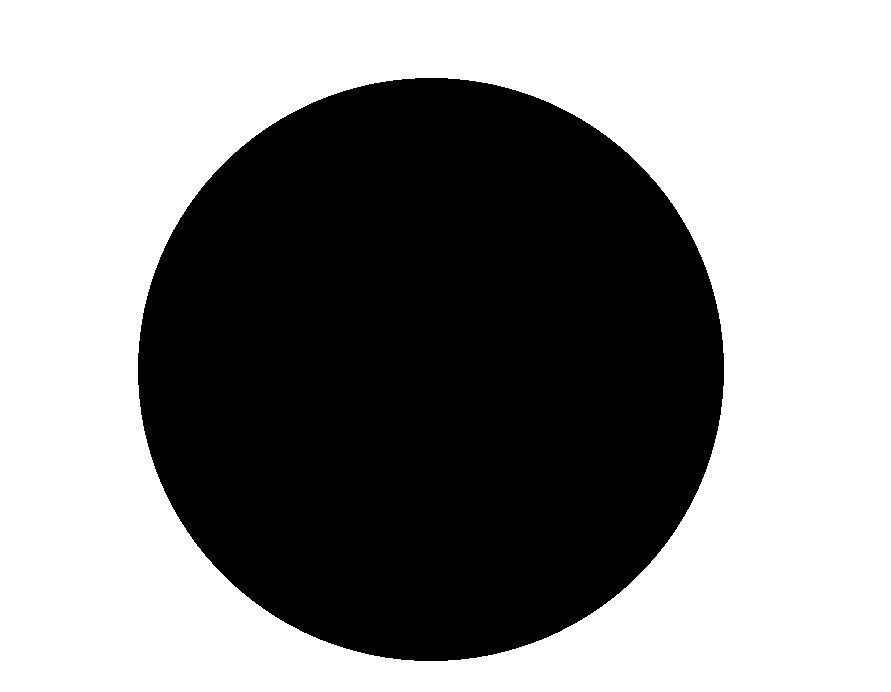
#> input picture Ejercicios en clase/Clase 9 22 10 24 Circulos y elipses/prueba.png, 891 x 692 px
$ python 'circulos final.py'
#> lines starting #> are read from the running program, lines starting #| are printed output that depends on the picture; after the words box and inside, x2 and y2 are one past the last pixel; in counts of white or black regions, pixels touching at a corner belong together; long printed decimals are rounded
import cv2
import numpy as np
from sklearn.linear_model import RANSACRegressor

def detectar_lineas_conectadas(bordes_restantes):
    # Crear una copia para ir eliminando líneas una por una
    bordes_temp = np.copy(bordes_restantes)
    lineas_detectadas = []

    # Dimensiones de la imagen
    rows, cols = bordes_temp.shape

    # Función para seguir una línea conectada usando una búsqueda en profundidad (DFS)
    def seguir_linea(x, y):
        stack = [(x, y)]
        linea_actual = np.zeros_like(bordes_temp)  # Imagen para la línea actual
        while stack:
            cx, cy = stack.pop()
            if 0 <= cx < cols and 0 <= cy < rows and bordes_temp[cy, cx] == 255:
                # Marcar el píxel en la imagen de la línea actual y en bordes_temp
                linea_actual[cy, cx] = 255
                bordes_temp[cy, cx] = 0
                # Agregar píxeles vecinos (4 direcciones) a la pila
                for dx, dy in [(-1, 0), (1, 0), (0, -1), (0, 1)]:
                    nx, ny = cx + dx, cy + dy
                    stack.append((nx, ny))
        return linea_actual

    # Recorrer la imagen para encontrar cada línea
    for y in range(rows):
        for x in range(cols):
            if bordes_temp[y, x] == 255:
                linea_actual = seguir_linea(x, y)
                lineas_detectadas.append(linea_actual)

    return lineas_detectadas

def verificar_centro_candidato(linea_detectada, centro_x, centro_y):
    # Dimensiones de la imagen
    rows, cols = linea_detectada.shape

    # Definir las 8 direcciones de los píxeles
    direcciones = [
        (-1, 0), (1, 0), (0, -1), (0, 1),
        (-1, -1), (-1, 1), (1, -1), (1, 1)
    ]

    # Contador de líneas que tocan un borde
    contador_lineas_que_toquen_borde = 0

    # Crear una copia de la imagen para dibujar las líneas de prueba
    imagen_lineas = linea_detectada.copy()

    # Verificar cada dirección y dibujar las líneas de prueba
    for dx, dy in direcciones:
        end_x, end_y = centro_x, centro_y

        # Extender la línea en la dirección actual hasta encontrar un borde o salir de la imagen
        while 0 <= end_x + dx < cols and 0 <= end_y + dy < rows:
            end_x += dx
            end_y += dy
            if linea_detectada[end_y, end_x] == 255:  # Si encontramos un borde
                contador_lineas_que_toquen_borde += 1
                break

    # Comprobar si al menos 3 líneas tocan un borde
    return contador_lineas_que_toquen_borde >= 3

def encontrar_centro_con_rango_de_busqueda(linea_detectada, intervalo=10, rango=20):
    acumulador = np.zeros_like(linea_detectada, dtype=np.int32)
    rows, cols = linea_detectada.shape

    # Definir las 8 direcciones de los píxeles
    direcciones = [
        (-1, 0), (1, 0), (0, -1), (0, 1),
        (-1, -1), (-1, 1), (1, -1), (1, 1)
    ]

    contador_pixeles = 0

    for y in range(rows):
        for x in range(cols):
            if linea_detectada[y, x] == 255:
                contador_pixeles += 1
                if contador_pixeles % intervalo == 0:
                    longitudes_lineas = []
                    puntos_finales = []

                    for dx, dy in direcciones:
                        end_x, end_y = x, y
                        longitud = 0
                        while 0 <= end_x + dx < cols and 0 <= end_y + dy < rows:
                            end_x += dx
                            end_y += dy
                            longitud += 1
                            if linea_detectada[end_y, end_x] == 255:
                                break

                        longitudes_lineas.append(longitud)
                        puntos_finales.append((end_x, end_y))

                    max_longitud_idx = np.argmax(longitudes_lineas)
                    end_x, end_y = puntos_finales[max_longitud_idx]

                    mid_x = (x + end_x) // 2
                    mid_y = (y + end_y) // 2

                    acumulador[mid_y, mid_x] += 1

    contador_vecindario = np.zeros_like(acumulador)
    for y in range(rango, rows - rango):
        for x in range(rango, cols - rango):
            ventana = acumulador[y - rango:y + rango + 1, x - rango:x + rango + 1]
            contador_vecindario[y, x] = np.sum(ventana)

    centro_y, centro_x = np.unravel_index(np.argmax(contador_vecindario), contador_vecindario.shape)
    max_votos = contador_vecindario[centro_y, centro_x]

    # Crear una copia para la imagen de prueba de verificación
    if verificar_centro_candidato(linea_detectada, centro_x, centro_y):
        max_distancia = 0
        for dx, dy in direcciones:
            end_x, end_y = centro_x, centro_y
            while 0 <= end_x + dx < cols and 0 <= end_y + dy < rows:
                end_x += dx
                end_y += dy
                if linea_detectada[end_y, end_x] == 255:
                    distancia = np.sqrt((end_x - centro_x) ** 2 + (end_y - centro_y) ** 2)
                    if distancia > max_distancia:
                        max_distancia = distancia
                    break

        if max_distancia > 0:
            return (centro_x, centro_y), max_distancia
    return None, None

# Procesar todas las líneas en bordes_restantes y dibujar los círculos en la imagen final
def procesar_todas_las_lineas(bordes_restantes, imagen_original):
    lineas_detectadas = detectar_lineas_conectadas(bordes_restantes)
    imagen_resultado = imagen_original.copy()  # Imagen final para todos los círculos

    resultados = []

    for idx, linea in enumerate(lineas_detectadas):
        print(f"Procesando línea {idx + 1}")
        centro, radio = encontrar_centro_con_rango_de_busqueda(linea)
        if centro:
            print(f"Centro del círculo en línea {idx + 1}: {centro}")
            print(f"Diámetro del círculo en línea {idx + 1}: {2 * radio}")
            resultados.append((centro, radio))

            # Dibujar el círculo detectado en la imagen de resultado
            cv2.circle(imagen_resultado, centro, int(radio), (255, 0, 0), 2)
            cv2.circle(imagen_resultado, centro, 2, (0, 0, 255), 3)
        else:
            print(f"No se encontró un círculo válido en línea {idx + 1}.")

    # Guardar la imagen con todos los círculos detectados
    cv2.imwrite("circulos_detectados.png", imagen_resultado)
    print("Imagen guardada como 'circulos_detectados.png'")
    return resultados

# Función para aplicar RANSAC en múltiples iteraciones
def detectar_varias_lineas_ransac(puntos_X, puntos_Y, min_puntos=5, max_iteraciones=50):
    lineas_ransac = []
    iteracion = 0

    while len(puntos_X) > min_puntos and iteracion < max_iteraciones:
        # Aplicar RANSAC para detectar una línea
        ransac = RANSACRegressor()
        ransac.fit(puntos_X, puntos_Y)

        # Obtener los inliers, es decir, los puntos que se ajustan bien a la línea
        inlier_mask = ransac.inlier_mask_

        # Extraer los puntos que corresponden a la línea detectada
        puntos_inliers_X = puntos_X[inlier_mask]
        puntos_inliers_Y = puntos_Y[inlier_mask]

        # Guardar los puntos de la línea detectada
        lineas_ransac.append((puntos_inliers_X, puntos_inliers_Y))

        # Eliminar los inliers de la lista de puntos (quitar la línea ya detectada)
        puntos_X = puntos_X[~inlier_mask]
        puntos_Y = puntos_Y[~inlier_mask]

        iteracion += 1

    return lineas_ransac

# Función para detectar vecindarios (ya existente)
def detectar_vecindarios(image, rango=50):
    rows, cols = image.shape
    visitado = np.zeros((rows, cols), dtype=bool)
    vecindarios = []
    bordes_vecindarios = []

    def obtener_vecindario(r, c, pivote_valor, rango):
        vecindario = [(r, c)]
        borde = set()
        cola = [(r, c)]
        visitado[r, c] = True
        pivote_valor = int(pivote_valor)

        while cola:
            x, y = cola.pop(0)
            for dx in [-1, 0, 1]:
                for dy in [-1, 0, 1]:
                    nx, ny = x + dx, y + dy
                    if 0 <= nx < rows and 0 <= ny < cols and not visitado[nx, ny]:
                        if pivote_valor - rango <= int(image[nx, ny]) <= pivote_valor + rango:
                            visitado[nx, ny] = True
                            vecindario.append((nx, ny))
                            cola.append((nx, ny))
                        else:
                            borde.add((nx, ny))
        return vecindario, borde

    for r in range(rows):
        for c in range(cols):
            if not visitado[r, c]:
                pivote_valor = image[r, c]
                vecindario, borde = obtener_vecindario(r, c, pivote_valor, rango)
                vecindarios.append(vecindario)
                bordes_vecindarios.append(borde)

    return vecindarios, bordes_vecindarios

# Cargar imagen en escala de grises
imagen_a_color = cv2.imread('prueba.png')
#> imagen_a_color is the input picture: shape (692, 891, 3); 56.5% white; 1 black region, box (x1, y1, x2, y2) and area: (138, 78, 724, 661) 268295
if imagen_a_color is None:
    print("Error: No se pudo cargar la imagen.")
else:
    imagen = cv2.cvtColor(imagen_a_color, cv2.COLOR_BGR2GRAY)

    # Detectar vecindarios y bordes
    vecindarios, bordes_vecindarios = detectar_vecindarios(imagen)
#> after the loop in detectar_vecindarios, `for r in range(rows):`: bordes_vecindarios = 2 items
#> vecindarios = 2 items; bordes_vecindarios = 2 items

    # Mostrar cuántos vecindarios se encontraron
    print(f"Número de vecindarios encontrados: {len(vecindarios)}")
#| Número de vecindarios encontrados: 2

    # Para visualizar los vecindarios en la imagen (opcional)
    output_image = np.zeros_like(imagen)
    for i, vecindario in enumerate(vecindarios):
        color_value = (255 - (i * 25)) % 256  # Asegurar que los valores estén entre 0 y 255
        for (r, c) in vecindario:
            output_image[r, c] = color_value  # Colorear cada vecindario de manera diferente
#> this loop made 2 passes
#> color_value on passes 1 to 2: 255, 230
    # Crear imagen binaria para los bordes
    bordes_imagen = np.zeros_like(imagen)

    # Marcar los píxeles de borde en la imagen binaria
    for borde in bordes_vecindarios:
        for (r, c) in borde:
            bordes_imagen[r, c] = 255  # Borde en blanco
#> this loop made 2 passes
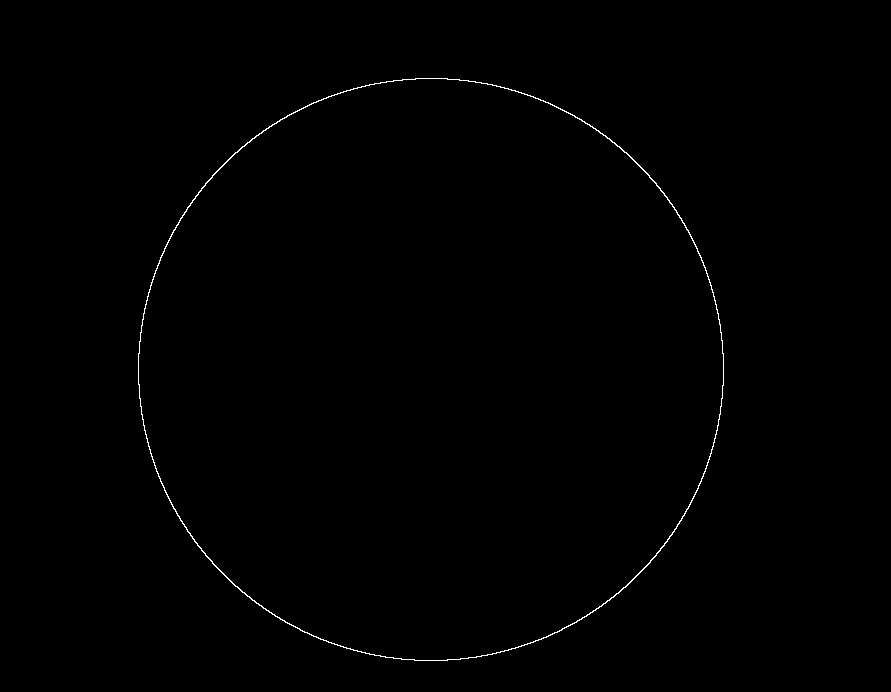
#> bordes_imagen: shape (692, 891); 0.38% white in thin lines or dots, all inside (x1, y1, x2, y2) = (138, 78, 724, 661)

    # Aplicar la Transformada de Hough directamente sobre la imagen binarizada de bordes
    # threshold: Decide que el minimo de votos que debe tener para detectarse como linea recta
    # minLineLength: La minima cantidad de pixeles para poder considerarse linea recta
    # masLineGap: maxima separacion permitida entre dos puntos de una linea
    lineas = cv2.HoughLinesP(bordes_imagen, rho=1, theta=np.pi / 180, threshold=75, minLineLength=3, maxLineGap=1)
#> lineas = None

    solo_lineas = np.zeros_like(bordes_imagen)
    bordes_restantes = np.copy(bordes_imagen)

    """
    if lineas is not None:
    # Preparar las listas de puntos X e Y
        puntos_X = []
        puntos_Y = []

        for linea in lineas:
            for x1, y1, x2, y2 in linea:
                puntos_X.append([x1])  # x como predictor
                puntos_X.append([x2])
                puntos_Y.append(y1)    # y como valor predicho
                puntos_Y.append(y2)

        # Convertir las listas a matrices numpy
        puntos_X = np.array(puntos_X)
        puntos_Y = np.array(puntos_Y)

        # Detectar varias líneas con RANSAC
        lineas_detectadas = detectar_varias_lineas_ransac(puntos_X, puntos_Y)

        # Dibujar las líneas detectadas en la imagen
        for linea in lineas_detectadas:
            puntos_inliers_X, puntos_inliers_Y = linea

            # Encontrar los puntos extremos de los inliers
            if len(puntos_inliers_X) > 1:  # Asegurar que haya al menos dos puntos para formar una línea
                x_start, x_end = int(puntos_inliers_X.min()), int(puntos_inliers_X.max())

                # Obtener los valores de y correspondientes a los puntos extremos en x
                y_start = int(puntos_inliers_Y[puntos_inliers_X.argmin()])
                y_end = int(puntos_inliers_Y[puntos_inliers_X.argmax()])

                # Dibujar la línea entre los puntos extremos
                cv2.line(imagen_a_color, (x_start, y_start), (x_end, y_end), (0, 255, 0), 2)
    """
    if lineas is not None:
        for linea in lineas:
            for x1, y1, x2, y2 in linea:
                cv2.line(imagen_a_color, (x1, y1), (x2, y2), (0, 255, 0), 2)  # Dibuja cada línea con color verde
                cv2.line(solo_lineas, (x1, y1), (x2, y2), (255), 2)  # Dibuja cada línea con color verde
                cv2.line(bordes_restantes, (x1, y1), (x2, y2), (0), 2) # Quita las lineas rectas

    np.savetxt('Lineas rectas.csv', solo_lineas, delimiter=',', fmt='%d')
    np.savetxt('Bordes restantes.csv', bordes_restantes, delimiter=',', fmt='%d')

    resultados = procesar_todas_las_lineas(bordes_imagen, imagen_a_color)
#> in procesar_todas_las_lineas, `lineas_detectadas = detectar_lineas_conectadas(bordes_restantes)`: lineas_detectadas = 1 item
#> the loop in procesar_todas_las_lineas, `for idx, linea in enumerate(lineas_detectadas):` made 1 pass
#> (centro_y in encontrar_centro_con_rango_de_busqueda, centro_x in encontrar_centro_con_rango_de_busqueda, max_votos in encontrar_centro_con_rango_de_busqueda) on pass 1: (365, 427, 33)
#| Procesando línea 1
#| Centro del círculo en línea 1: (427, 365)
#| Diámetro del círculo en línea 1: 593.970
#> after the loop in procesar_todas_las_lineas, `for idx, linea in enumerate(lineas_detectadas):`:
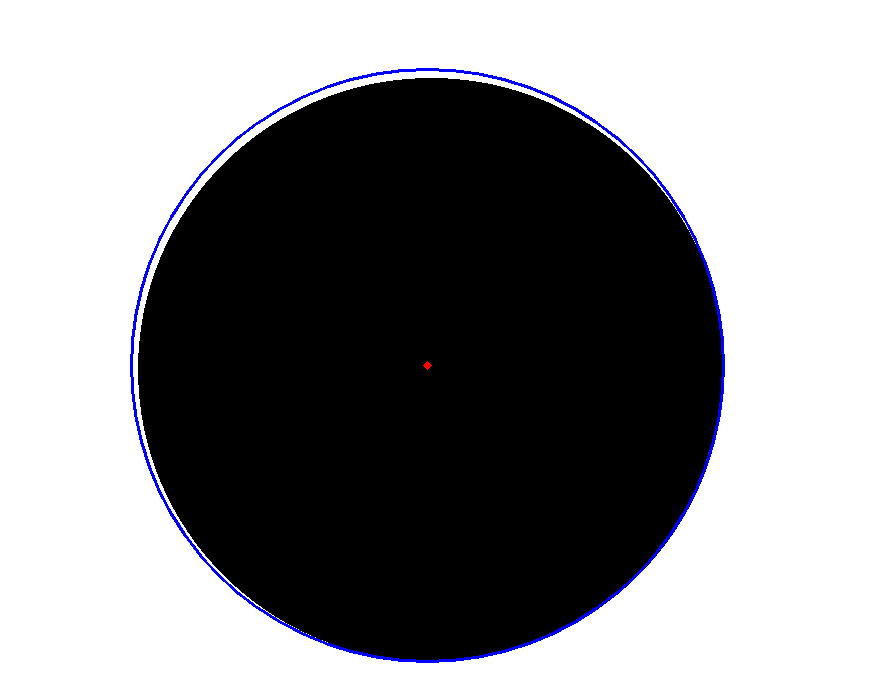
#> imagen_resultado: shape (692, 891, 3); 0.9% of pixels changed, all inside (x1, y1, x2, y2) = (130, 68, 725, 663)
#> after the loop in procesar_todas_las_lineas, `for idx, linea in enumerate(lineas_detectadas):`: resultados = [((427, 365), 297)]
#> resultados = [((427, 365), 297)]
    print("Resultados:", resultados)
#| Resultados: [((427, 365), 296.985)]

    # Mostrar la imagen con las líneas detectadas
    cv2.imshow('Vecindarios', output_image)
    cv2.imshow("Bordes de la imagen", bordes_imagen)
    cv2.imshow('Lineas rectas sobrepuestas', imagen_a_color)
    cv2.imshow('Solo lineas rectas', solo_lineas)
    cv2.imshow("Bordes restantes de la imagen", bordes_restantes)
    cv2.waitKey(0)
    cv2.destroyAllWindows()
